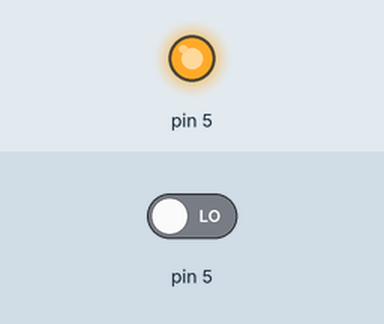
A sketch run on a simulated Arduino Uno, built with avr-gcc and run on an emulated ATmega328P. Parts: output pins drawn as LEDs (lit = HIGH). Inputs (shaded band) come from the test bench; at power-on: pin 5 LOW. What the sketch prints to the serial monitor is not drawn.

Above: at 1.2 s.
1.3 s: pin 5 driven HIGH
2.8 s: pin 5 driven LOW
Timing chart, 0 to 5.8 s (numbered marks = the images above; inputs shaded):
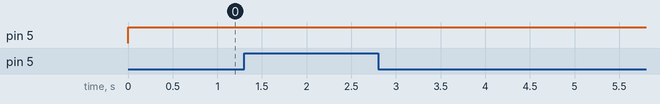

The sketch:

RCTime_function.ino
```cpp
void setup() {
  // put your setup code here, to run once:
Serial.begin(9600);
}

long rcTime(int pin)
{
  pinMode(pin, OUTPUT);
  digitalWrite(pin, HIGH);
  delay(1);

  pinMode(pin, INPUT);
  digitalWrite(pin, LOW);
  long time = micros();
  while(digitalRead(pin) != 0);
  time = micros() - time;
  return time;
}

void loop() {
  // put your main code here, to run repeatedly:

//long resistor = rcTime(6);
//Serial.print("resistor = ");
//Serial.print(resistor);
//Serial.print(" us");
//Serial.print("\t");

long Transistor = rcTime(5);
Serial.print("Transistor = ");
Serial.print(Transistor);
Serial.println(" us");

delay(100);

}
```
